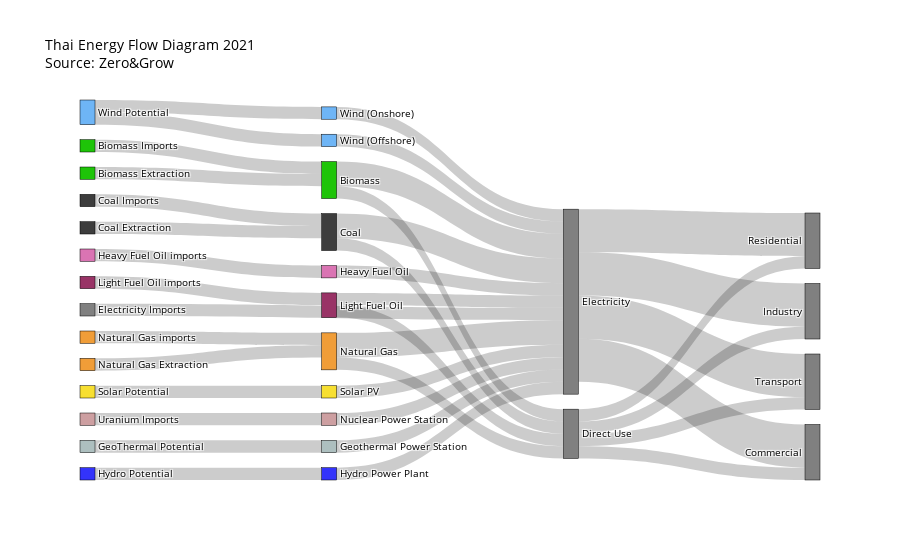

This figure's notebook cell:
### Code cell
import plotly.graph_objects as go
import json

#load data from data.json file

data=json.load(open('energy.json'))

#read data from data.json file


fig = go.Figure(data=[go.Sankey(
    valueformat = ".0f",
    valuesuffix = "TWh",
    node = dict(
      pad = 15,
      thickness = 15,
      line = dict(color = "black", width = 0.5),
      label =  data['data'][0]['node']['label'],
      color =  data['data'][0]['node']['color']
    ),
    link = dict(
      source =  data['data'][0]['link']['source'],
      target =  data['data'][0]['link']['target'],
      value =  data['data'][0]['link']['value']
  ))])

fig.update_layout(
    hovermode = 'x',
    title="Thai Energy Flow Diagram 2021<br>Source: Zero&Grow",
    font=dict(size = 10, color = 'black'),
    plot_bgcolor='white',
    paper_bgcolor='white'
)

fig.show()

### Figure 1 — Plotly figure (JSON) as saved in the notebook; plotly's stock layout.template omitted (floating-point values rounded to 4 significant figures)
{"data": [{"link": {"source": [0, 1, 2, 3, 4, 5, 6, 7, 8, 9, 9, 10, 11, 12, 13, 14, 15, 16, 17, 18, 19, 20, 21, 22, 23, 24, 24, 24, 24, 15, 14, 13, 17, 29, 30, 30, 30, 30], "target": [13, 13, 14, 14, 15, 16, 17, 17, 18, 19, 20, 21, 22, 23, 24, 24, 24, 24, 24, 24, 24, 24, 24, 24, 24, 25, 26, 27, 28, 30, 30, 30, 30, 24, 25, 26, 27, 28], "value": [1, 1, 1, 1, 1, 1, 1, 1, 1, 1, 1, 1, 1, 1, 2, 2, 1, 1, 2, 1, 1, 1, 1, 1, 1, 3.5, 3.5, 3.5, 3.5, 1, 1, 1, 1, 1, 1, 1, 1, 1]}, "node": {"color": ["#1EC408", "#1EC408", "#3D3D3D", "#3D3D3D", "#993366", "#DA74B3", "#F09D38", "#F09D38", "#F7DF31", "#6EB5F6", "#CD9FA1", "#ADBFBF", "#3333FB", "#1EC408", "#3D3D3D", "#993366", "#DA74B3", "#F09D38", "#F7DF31", "#6EB5F6", "#6EB5F6", "#CD9FA1", "#ADBFBF", "#3333FB", "#808080", "#808080", "#808080", "#808080", "#808080", "#808080", "#808080"], "label": ["Biomass Imports", "Biomass Extraction", "Coal Imports", "Coal Extraction", "Light Fuel Oil imports", "Heavy Fuel Oil imports", "Natural Gas imports", "Natural Gas Extraction", "Solar Potential", "Wind Potential", "Uranium Imports", "GeoThermal Potential", "Hydro Potential", "Biomass", "Coal", "Light Fuel Oil", "Heavy Fuel Oil", "Natural Gas", "Solar PV", "Wind (Onshore)", "Wind (Offshore)", "Nuclear Power Station", "Geothermal Power Station", "Hydro Power Plant", "Electricity", "Residential", "Industry", "Transport", "Commercial", "Electricity Imports", "Direct Use"], "line": {"color": "black", "width": 0.5}, "pad": 15, "thickness": 15}, "type": "sankey", "valueformat": ".0f", "valuesuffix": "TWh"}], "layout": {"font": {"color": "black", "size": 10}, "hovermode": "x", "paper_bgcolor": "white", "plot_bgcolor": "white", "title": {"text": "Thai Energy Flow Diagram 2021<br>Source: Zero&Grow"}}}
